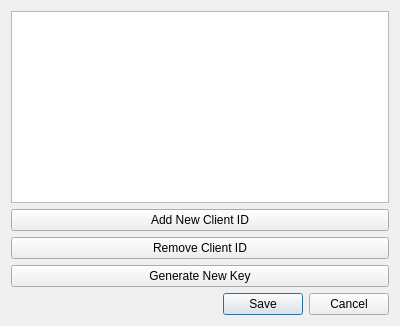
<?xml version="1.0" encoding="UTF-8"?>
<ui version="4.0">
 <class>ClientIdKeyDialog</class>
 <widget class="QDialog" name="ClientIdKeyDialog">
  <property name="geometry">
   <rect>
    <x>0</x>
    <y>0</y>
    <width>400</width>
    <height>326</height>
   </rect>
  </property>
  <property name="sizePolicy">
   <sizepolicy hsizetype="Preferred" vsizetype="Minimum">
    <horstretch>0</horstretch>
    <verstretch>0</verstretch>
   </sizepolicy>
  </property>
  <property name="windowTitle">
   <string>Dialog</string>
  </property>
  <property name="modal">
   <bool>true</bool>
  </property>
  <layout class="QVBoxLayout" name="verticalLayout">
   <item>
    <widget class="QTableWidget" name="idKeyTable">
     <property name="alternatingRowColors">
      <bool>true</bool>
     </property>
     <property name="selectionMode">
      <enum>QAbstractItemView::SingleSelection</enum>
     </property>
    </widget>
   </item>
   <item>
    <widget class="QPushButton" name="addNewId">
     <property name="text">
      <string>Add New Client ID</string>
     </property>
    </widget>
   </item>
   <item>
    <widget class="QPushButton" name="deleteIdButton">
     <property name="text">
      <string>Remove Client ID</string>
     </property>
    </widget>
   </item>
   <item>
    <widget class="QPushButton" name="generateKeyButton">
     <property name="text">
      <string>Generate New Key</string>
     </property>
    </widget>
   </item>
   <item>
    <widget class="QDialogButtonBox" name="buttonBox">
     <property name="orientation">
      <enum>Qt::Horizontal</enum>
     </property>
     <property name="standardButtons">
      <set>QDialogButtonBox::Cancel|QDialogButtonBox::Save</set>
     </property>
    </widget>
   </item>
  </layout>
 </widget>
 <resources/>
 <connections>
  <connection>
   <sender>buttonBox</sender>
   <signal>accepted()</signal>
   <receiver>ClientIdKeyDialog</receiver>
   <slot>accept()</slot>
   <hints>
    <hint type="sourcelabel">
     <x>236</x>
     <y>287</y>
    </hint>
    <hint type="destinationlabel">
     <x>252</x>
     <y>261</y>
    </hint>
   </hints>
  </connection>
  <connection>
   <sender>buttonBox</sender>
   <signal>rejected()</signal>
   <receiver>ClientIdKeyDialog</receiver>
   <slot>reject()</slot>
   <hints>
    <hint type="sourcelabel">
     <x>304</x>
     <y>287</y>
    </hint>
    <hint type="destinationlabel">
     <x>340</x>
     <y>262</y>
    </hint>
   </hints>
  </connection>
  <connection>
   <sender>generateKeyButton</sender>
   <signal>clicked()</signal>
   <receiver>ClientIdKeyDialog</receiver>
   <slot>generateKey()</slot>
   <hints>
    <hint type="sourcelabel">
     <x>128</x>
     <y>258</y>
    </hint>
    <hint type="destinationlabel">
     <x>322</x>
     <y>233</y>
    </hint>
   </hints>
  </connection>
  <connection>
   <sender>deleteIdButton</sender>
   <signal>clicked()</signal>
   <receiver>ClientIdKeyDialog</receiver>
   <slot>deleteId()</slot>
   <hints>
    <hint type="sourcelabel">
     <x>87</x>
     <y>218</y>
    </hint>
    <hint type="destinationlabel">
     <x>330</x>
     <y>203</y>
    </hint>
   </hints>
  </connection>
  <connection>
   <sender>addNewId</sender>
   <signal>clicked()</signal>
   <receiver>ClientIdKeyDialog</receiver>
   <slot>addNewId()</slot>
   <hints>
    <hint type="sourcelabel">
     <x>98</x>
     <y>189</y>
    </hint>
    <hint type="destinationlabel">
     <x>328</x>
     <y>175</y>
    </hint>
   </hints>
  </connection>
 </connections>
 <slots>
  <slot>generateKey()</slot>
  <slot>deleteId()</slot>
  <slot>addNewId()</slot>
 </slots>
</ui>
